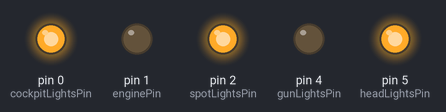
A sketch run on a simulated Arduino Uno, built with avr-gcc and run on an emulated ATmega328P. On the bench: output pins drawn as LEDs (lit = HIGH). Random numbers use the default seed unless the sketch sets one.

Above: at 0.25 s.
At 0.67 s:
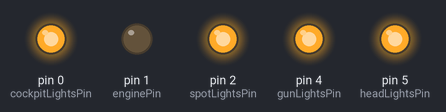
At 19.17 s:
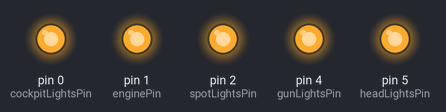
At 34.4 s:
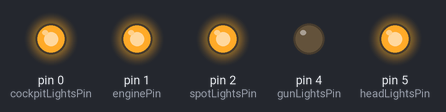
Timing chart, 0 to 40.0 s (numbered marks = the images above):
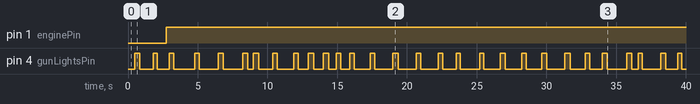

The sketch:

Cylon2.ino
```cpp
int cockpitLightsPin = 0;     // PWM  (on/off) for cockpit lights. Need to find a purple LED and check the resistor
int enginePin = 1; //;1       // PWM to ramp up, then flicker
int spotLightsPin = 2;        // digital
int Unused = 3;               // Digital - Has a 1.5ohm pullup resistor, so not going to use it.
int gunLightsPin = 4; ;       // PWM for guns. Could use digital, but I'd like to ramp them up (very) briefly before firing
int headLightsPin = 5;        // Digital (on/off) for headlights

const int engineRampStartLevel = 0; // Dark
const int engineRampEndLevel = 255; // Fully Lit (20mA+, maybe 40. Make sure we have enough Amperage coming in.
int       engineRampLevel = engineRampStartLevel;
const int engineRampDelayMS = 20;     // Delay between ramp levels
long      engineRampLastMS = 0;  // Track the last time we did an engine ramp

long      engineFlickerDelayMS = 500; // ms
long      engineFlickerLastMS = 0;    // Track the last time we flickered the engine

const int laserRampStartLevel = 25; // Darkish
const int laserRampEndLevel = 200;  // 200 or less
const int laserRampIncrement = 25;  // How many to increase each 'frame'
int       laserRampLevel = laserRampStartLevel;
long      laserRampDelayMS = 500;   // Delay between ramp levels
long      laserRampLastMS = 0;      // Track the last time we did an engine ramp
long      laserFireDelayMS = random(1000) + 250;   // ms Next time the laser fires
long      laserFireLastMS = 0;      // ms Last time the laser fired
long      laserOnLengthMS = random(100) + 250;    // How long the laser stays on, in ms.
long      laserOnLastMS = 0;        // ms

// Gunstates
enum {gunOff = 2, gunRampUp, gunFired, gunRampDown };
int gunState;

// the setup routine runs once when you press reset:
void setup() {
  // initialize the pins we care about as an output.

  pinMode(cockpitLightsPin, OUTPUT);
  pinMode(enginePin, OUTPUT);
  pinMode(spotLightsPin, OUTPUT);
  pinMode(gunLightsPin, OUTPUT);
  pinMode(headLightsPin, OUTPUT);

  gunState = gunOff;
  laserFireDelayMS = random(1000) + 250;   // set the next laser fire time
  laserFireLastMS = 0; // ms

  // Always on
  digitalWrite( cockpitLightsPin, HIGH );
  digitalWrite( headLightsPin,    HIGH );
  digitalWrite( spotLightsPin,    HIGH );
}

void LightEngine()
{
  if (   (engineRampLevel < engineRampEndLevel ) )
  {
    if( (millis() - engineRampLastMS) > engineRampDelayMS )
    {
      // ramp engine
      analogWrite(enginePin, engineRampLevel++);
      engineRampLastMS = millis();
    }
  }
  else
  {
    if( (millis() - engineFlickerLastMS) > engineFlickerDelayMS )
    {
      // ramp engine
      analogWrite(enginePin, random(120)+135);
      engineFlickerDelayMS = random(500);     // Next flicker time
      engineFlickerLastMS = millis();         // Store the last flicker time
    }

  }
}


//const int gofflight = 4;
//const int ggolight = 0;
//const int gramplight=5;
void LightGuns(  )
{
    switch ( gunState )
    {
      case gunOff:
//        analogWrite(gofflight, 200 );
//        analogWrite(ggolight, 0);
//        digitalWrite(gramplight, LOW);
        if( ( millis() - laserFireLastMS ) > laserFireDelayMS )
        {

          laserRampLastMS = millis();           // Reset last ramp
          laserRampDelayMS = random(30) + 20;    // Set ramp time
          laserRampLevel = laserRampStartLevel;  // Reset the ramp level
          gunState = gunRampUp;

        }
        break;

      case gunRampUp:
//        analogWrite(gofflight, 0 );
//        digitalWrite(gramplight, HIGH );
//        analogWrite(ggolight, 0 );
        if (   (laserRampLevel < laserRampEndLevel ) )
        {
          if( (millis() - laserRampLastMS) > laserRampDelayMS )
          {
            // ramp engine
            analogWrite(gunLightsPin, laserRampLevel%256);
            laserRampLevel += laserRampIncrement;
            laserRampLastMS = millis();

          }
        }
        else
        {
          // FIRE!
          analogWrite(gunLightsPin, (random(55)+laserRampEndLevel) % 256);
          laserOnLastMS = millis();            // Reset laserLastOn
          laserOnLengthMS = random(100) + 250;  // set long the laser is on
          gunState = gunFired;
        }
        break;

      case gunFired:
//        analogWrite(gofflight, 0 );
//        analogWrite(ggolight, 240 );
//        digitalWrite(gramplight, LOW );
        // Leave it on for a bit
        if( (millis() - laserOnLastMS) > laserOnLengthMS )
        {
          analogWrite(gunLightsPin, 0);            // Turn off the "laser"
          laserFireDelayMS = random(1000) + 250;   // set the next laser fire time
          laserFireLastMS = millis();             // Set last fire time
          gunState = gunOff;                       // Go back to gun off
        }

        break;

      default:
        break;

    };
}


// the loop routine runs over and over again forever:
void loop()
{

  LightEngine();

  LightGuns();

}
```

Measured:
- by itself, pin 1 (enginePin): LOW → HIGH at 2.8 s
- by itself, pin 4 (gunLightsPin): LOW → HIGH at 0.50 s, → LOW 0.35 s later, → HIGH 0.97 s later, → LOW 0.29 s later, … (58 changes in this stretch)
